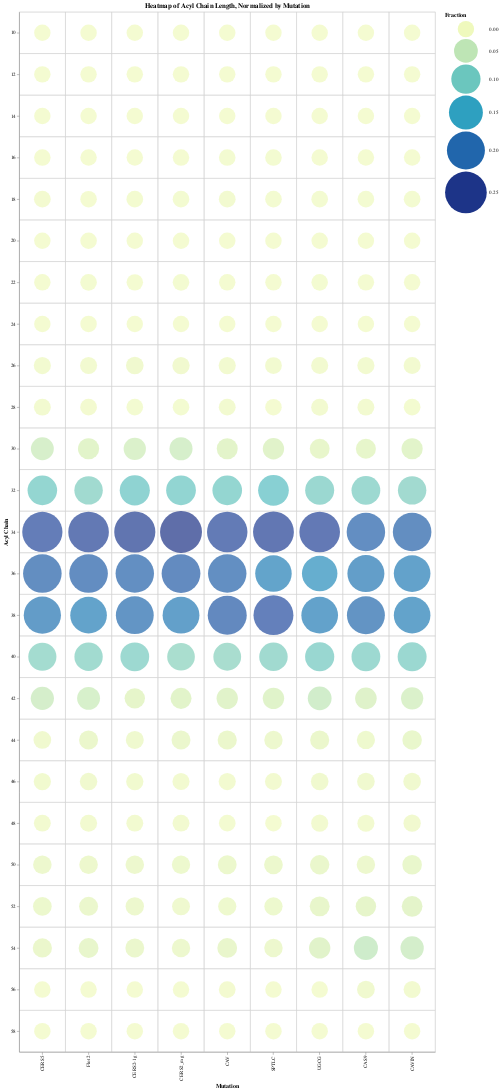

The notebook cell this image was saved under:
### Code cell
functions.bubble_heatmap(cmap, df_cl, var_type='ordinal', title='Heatmap of Acyl Chain Length, Normalized by Mutation')

### Figure 1 — Vega-Lite specification as saved in the notebook (floating-point values rounded to 4 significant figures; data arrays with more than 128 entries replaced by an {"elided": "..."} marker saying what was removed)
{"config": {"view": {"continuousWidth": 300, "continuousHeight": 300}, "background": "white"}, "layer": [{"mark": {"type": "rect", "fill": null, "stroke": "lightgray"}, "encoding": {"x": {"field": "Mutation", "sort": null, "type": "nominal"}, "y": {"field": "Acyl Chain Length", "sort": null, "type": "ordinal"}}, "title": "Heatmap of Acyl Chain Length, Normalized by Mutation"}, {"mark": {"type": "circle"}, "encoding": {"color": {"field": "Fraction", "scale": {"scheme": "yellowgreenblue", "domain": [0.0, 0.2535]}, "type": "quantitative"}, "size": {"field": "Fraction", "scale": {"domain": [0.0, 0.2535], "domainMid": 0, "range": [1000, 6500]}, "type": "quantitative"}, "tooltip": [{"field": "Mutation", "type": "nominal"}, {"field": "Acyl Chain Length", "type": "quantitative"}, {"field": "Fraction", "type": "quantitative"}], "x": {"field": "Mutation", "sort": null, "type": "nominal"}, "y": {"field": "Acyl Chain Length", "sort": null, "title": "Acyl Chain", "type": "ordinal"}}}], "data": {"name": "data-763887fb56b12241ccff1b30ea0e8c51"}, "height": 2222.0, "width": 800, "$schema": "https://vega.github.io/schema/vega-lite/v5.16.3.json", "datasets": {"data-763887fb56b12241ccff1b30ea0e8c51": {"elided": "225 records"}}}
